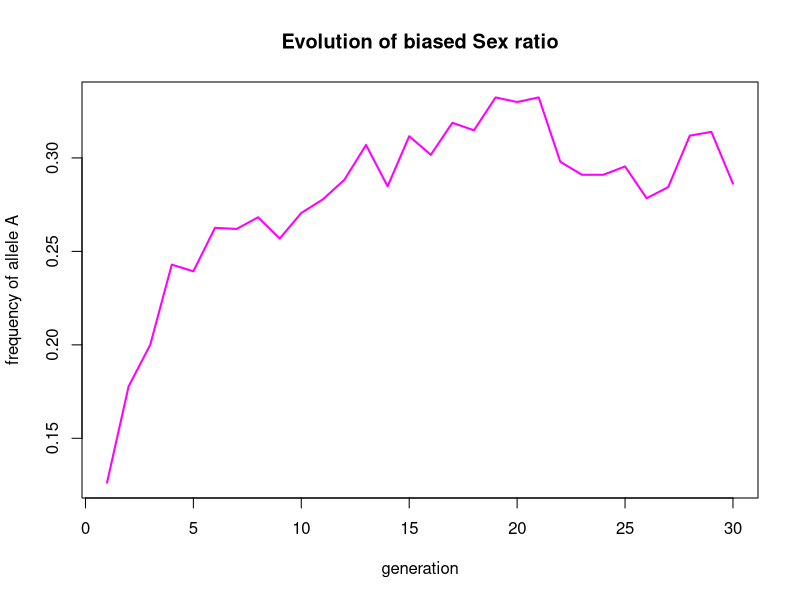

Reproduce this figure in R.
#evolve sex ration in a structured metapopulation
#start by implementing the Wilson and Colwell model of sex ratio evolution
#Then we'll modify it to model the evolution of dispersiveness

##model parameters
Seeder <- 2 #size of founder group
Patches <- 150 #number of host individuals that need colonizing
E <- 7 #number of eggs laid by each female that survive to adulthood
k1 <- 0.33 #proportion of male progeny of fAA or fAa females (A is dominant)
k2 <- 0.5 #proportion of male progeny of faa females
G <- 5 #number of generations between dispersal
Dispersals <- 30 #number of rounds of dispersal

##Model variables
N <- 0 # global population size
K <- 0.5 # starting global proportion of males in global population
FA <- 0.1 # starting global frequency of allele A in the global population


#Function for within-group selection
evolin <- function(Nf,Nm,p1.hat){
  N <- Nf + Nm
  E <- 7
  k1 <- 0.33 #proportion of male progeny of fAA or fAa females (A is dominant)
  k2 <- 0.5 #proportion of male progeny of faa females
  
  #get initial genotype frequencies
  p1 <- p1.hat
  p2 <- 1-p1.hat
  p11 <- p1^2
  p12 <- 2*p1*p2
  p22 <- p2^2
  P = p11 + p12 + p22
  
  #get expected number of females
  Nf.p11.b <- Nf*E*(1-k1) * p1 * (p11 + .5*p12)
  
  Nf.p12.b <- Nf*E*((1-k1) * p11 * p2 
    + (1-k1) * .5*p12
    + (1-k2) * p22 * p1)
  
  Nf.p22.b <- Nf*E*((1-k2) * p2 * p22 
    + (1-k1) * .5*p12)

  Nf.b <- Nf.p11.b + Nf.p12.b + Nf.p22.b
  
  #get expected numbr of males
  Nm.p1.b <- Nf*E*k1*(p11 + .5*p12)
  Nm.p2.b <- Nf*E*(.5*p12*k1 + p22*k2)
  Nm.b <- Nm.p1.b + Nm.p2.b
  
  N.b <- Nf.b + Nm.b
  K.b <- Nm.b / N.b
  
  #get expected genotype frequencies for each sex
  p11.b <- Nf.p11.b / Nf.b
  p12.b <- Nf.p12.b / Nf.b
  p22.b <- Nf.p22.b / Nf.b
  p1.b <- Nm.p1.b / Nm.b
  p2.b <- Nm.p2.b / Nm.b
  
  #get overall feq of allele A1
  p.hat.prime <- (Nf.b*(2*p11.b + p12.b) 
    + Nm.b*p1.b) / (2*Nf.b + Nm.b)
  
  return(c(N.b,Nf.b,Nm.b,p.hat.prime))
}

#Function to initialze host group with dispersal from global pool
seed.group <- function(Seeder,K,FA){
    Fa <- 1-FA
    propFem <- 1-K
    Nf <- ceiling(rbinom(1,Seeder,propFem))
    if (Nf < 1){
        Nf <- 1
    }
    Nm <- Seeder - Nf
    if (Nm < 1){
        Nm <- 1
        Nf <- Nf - 1
    }
    alleles <- (2*Nf) + Nm
    local.fA <- rbinom(1,alleles,FA) / alleles
    local.fa <- 1-local.fA
    return(data.frame(cbind(Nf,Nm,local.fA,local.fa)))
}

#track global fA, K, and N
freqs <- numeric(length=Dispersals)
cakes <- numeric(length=Dispersals)
snakes <- numeric(length=Dispersals)

for (i in 1:Dispersals){ #for each round of dispersal
  global.Ns <- numeric(length=Patches)
  global.fAs <- numeric(length=Patches)
  global.Ks <- numeric(length=Patches)
  print(FA)
  for (j in 1:Patches){ #for each patch
    ##initialize each patch with a random sample from the global pool
    founders <- seed.group(Seeder,K,FA)
    Nf <- founders$Nf[1]
    Nm <- founders$Nm[1]
    #track within-group variables
    patch.N <- Seeder
    patch.fA <- founders$local.fA[1]
    #patch.K <- Nm/(Nf+Nm)
    #do selection within each path for G generations
    for (x in 1:G){
        states <- evolin(Nf=Nf,Nm=Nm,p1.hat=patch.fA)
        N.prime <- states[1]
        fA.prime <- states[4]
        #K.prime <- states[2]
        patch.N <- N.prime
        patch.fA <- fA.prime
        #patch.K <- K.prime
        Nf <- states[2]
        Nm <- states[3]
        }
    global.Ns[j] <- patch.N
    global.fAs[j] <- patch.fA
    #global.Ks[j] <- patch.K
  }
  N <- sum(global.Ns)
  FA <- weighted.mean(global.fAs,w=global.Ns)
  #K <- weighted.mean(global.Ks,w=global.Ns)
  freqs[i] <- FA
  #cakes[i] <- K
  snakes[i] <- N
}

gen <- seq(1,Dispersals,1)
plot(gen, freqs, type='l', col='magenta', lwd=2, xlab='generation', ylab='frequency of allele A', main='Evolution of biased Sex ratio')


#fAAf <- (fA^2)
#fAaf <- 2*fA*fa
#faaf <- 1 - (fAAf + fAaf)
#fAm <- fA
#fam <- fa
#NmA <- Nm*fAm
#Nma <- Nm - NmA
#NfAA <- Nf*fAAf
#NfAa <- Nf*fAaf
#Nfaa <- Nf*faaf


#fA = 1/N #frequency of allele that biases sex ratio (or dispersal)
#fa = 1 - fA # frequency of null allele
#fAA = fA^2
#fAa = 2*fA*fa
#faa = fa^2
